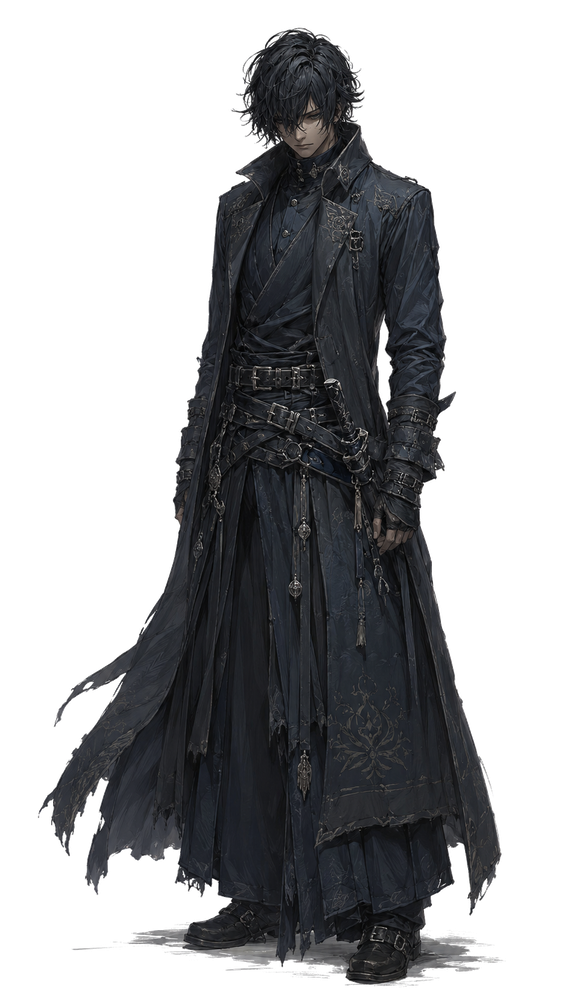
#> input picture assets/hero.png, 571 x 1000 px, shrunk from 948 x 1660 before the run
$ python brighten.py ../assets/hero.png out.png 1.0
#> lines starting #> are read from the running program, lines starting #| are printed output that depends on the picture
# Clareia uma imagem (brilho + leve contraste). Uso: python brighten.py <entrada> <saida> [fator]
import sys
from PIL import Image, ImageEnhance

src = sys.argv[1]
dst = sys.argv[2]
factor = float(sys.argv[3]) if len(sys.argv) > 3 else 1.22

im = Image.open(src).convert("RGB")
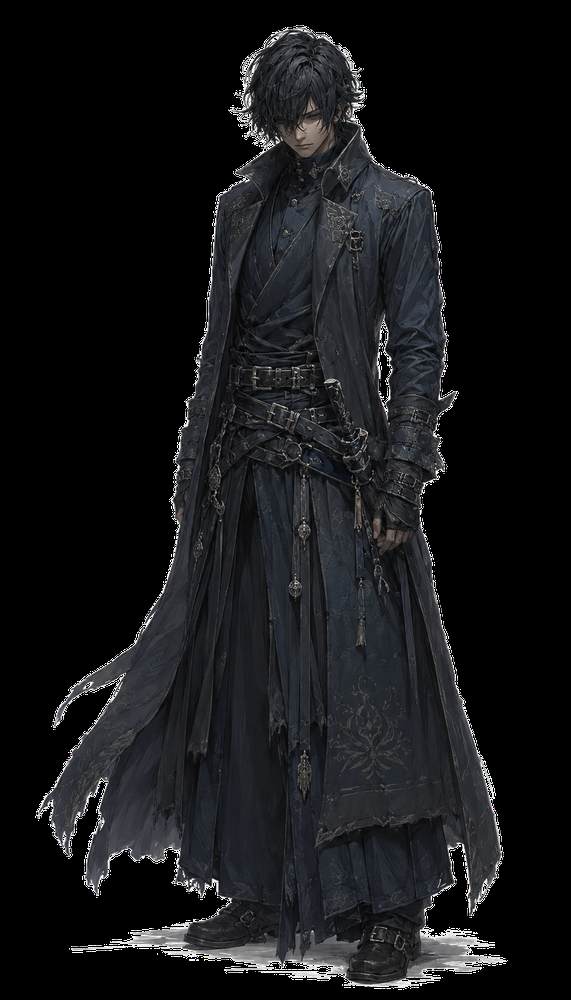
#> im: PIL image 571x1000 RGB; mean R, G, B 21.6, 22.3, 24.1
im = ImageEnhance.Brightness(im).enhance(factor)
im = ImageEnhance.Contrast(im).enhance(1.05)
im.save(dst)
print("OK:", dst, im.size)
#| OK: out.png (571, 1000)
